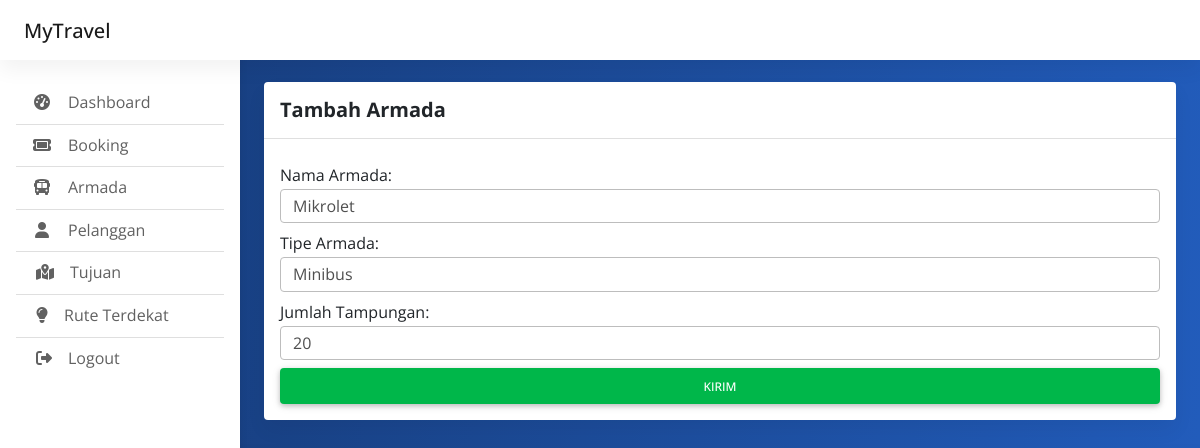
The page /index.php/admin/armada_edit/2 on the database its author committed.
### tables this page shows
CREATE TABLE `armada` (
  `id_armada` int(255) NOT NULL,
  `nama_armada` varchar(255) NOT NULL,
  `tipe_mobil` varchar(255) NOT NULL,
  `jumlah_tampungan` int(255) NOT NULL
);

### application/controllers/Admin.php (called while the page is built, shortened)
<?php
class Admin extends CI_Controller {
	public function __construct()
	{
		$this->load->model('akun_model');
		$this->load->model('crud_model');
	}
	public function armada_edit($id)
	{
		$data['array_armada'] = $this->crud_model->mengambil_data_id('armada','id_armada',$id);
		$data['obj_armada'] = $data['array_armada'][0];
		$this->load->view('admin_armada_edit',$data);
	}
}

### index.php (called while the page is built, shortened)
<?php
require_once BASEPATH.'core/CodeIgniter.php';

### application/models/Crud_model.php (called while the page is built, shortened)
<?php
class Crud_model extends CI_Model{
	public function mengambil_data_id($nama_tabel, $nama_colum, $id)
	{
		$this->db->select('*');
		$this->db->from($nama_tabel);
		$this->db->where($nama_colum, $id);
		$query = $this->db->get();
		return $query->result();
	}
}

### application/views/admin_armada_edit.php (the view, shortened to what this page needs)
<!doctype html>
<html lang="en">
  <head>
    <link href="https://cdn.jsdelivr.net/npm/bootstrap@5.3.0-alpha1/dist/css/bootstrap.min.css" rel="stylesheet">
	<link rel="stylesheet" href="https://cdnjs.cloudflare.com/ajax/libs/font-awesome/6.4.0/css/all.min.css" />
	<link rel="stylesheet" href="<?=base_url()?>css/mdb.min.css" />
	<link rel="stylesheet" href="<?=base_url()?>css/admin.css" />
  </head>
<body>
  <header>
  </header>
  <main style="margin-top: 58px">
    <div class="container pt-4">
		  <section class="mb-4">
			<div class="card">
			  <div class="card-header py-3">
				<h5 class="mb-0"><strong>Tambah Armada</strong></h5>
			  </div>
			  <div class="card-body">
				<form action="<?=site_url('/admin/armada_edit_go')?>" method="post">
					<div class="form-group mb-2">
					  <label for="nama">Nama Armada:</label>
					  <input name="nama_armada" type="text" class="form-control" id="nama" value="<?= $obj_armada->nama_armada ?>">
					</div>
					<div class="form-group mb-2">
					  <label for="nama">Tipe Armada:</label>
					  <input name="tipe_mobil" type="text" class="form-control" id="nama" value="<?= $obj_armada->tipe_mobil ?>">
					</div>
					<div class="form-group mb-2">
					  <label for="nama">Jumlah Tampungan:</label>
					  <input name="jumlah_tampungan" type="numer" class="form-control" id="nama" value="<?= $obj_armada->jumlah_tampungan ?>">
					</div>
					<button type="submit" class="btn btn-success btn-block">Kirim</button>
				  </form>
			  </div>
			</div>
		  </section>
    </div>
  </main>
</body>
</html>

### css/admin.css (style rules this page uses)
body { background-color: #fbfbfb; }
@media (min-width: 991.98px) { main { padding-left: 240px; } }

### application/views/admin_armada_edit.php (style rules this page uses)
body { background-color: #163a76; font-family: 'Open Sans', sans-serif; background: rgb(22,58,118); background: linear-gradient(94deg, rgba(22,58,118,1) 0%, rgba(34,92,187,1) 100%); }
button { padding: 3px 12px 3px 12px; }

### rows shown on the page
armada: nama_armada "Mikrolet", tipe_mobil "Minibus", jumlah_tampungan "20"
